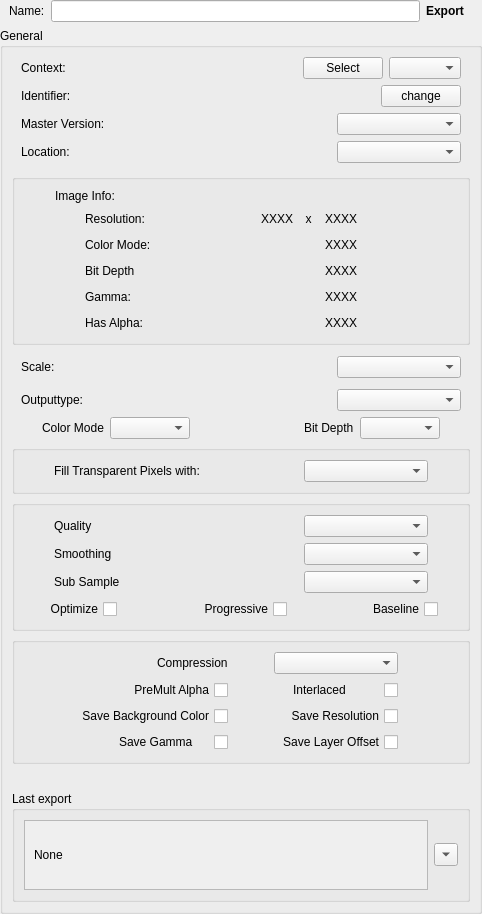
<?xml version="1.0" encoding="UTF-8"?>
<ui version="4.0">
 <class>wg_Gimp_Export</class>
 <widget class="QWidget" name="wg_Gimp_Export">
  <property name="geometry">
   <rect>
    <x>0</x>
    <y>0</y>
    <width>482</width>
    <height>914</height>
   </rect>
  </property>
  <property name="windowTitle">
   <string>Export</string>
  </property>
  <layout class="QVBoxLayout" name="verticalLayout">
   <property name="leftMargin">
    <number>0</number>
   </property>
   <property name="topMargin">
    <number>0</number>
   </property>
   <property name="rightMargin">
    <number>0</number>
   </property>
   <property name="bottomMargin">
    <number>0</number>
   </property>
   <item>
    <widget class="QWidget" name="w_name" native="true">
     <layout class="QHBoxLayout" name="horizontalLayout_5">
      <property name="leftMargin">
       <number>9</number>
      </property>
      <property name="topMargin">
       <number>0</number>
      </property>
      <property name="rightMargin">
       <number>18</number>
      </property>
      <property name="bottomMargin">
       <number>0</number>
      </property>
      <item>
       <widget class="QLabel" name="l_name">
        <property name="text">
         <string>Name:</string>
        </property>
       </widget>
      </item>
      <item>
       <widget class="QLineEdit" name="e_name">
        <property name="minimumSize">
         <size>
          <width>0</width>
          <height>0</height>
         </size>
        </property>
        <property name="maximumSize">
         <size>
          <width>9999</width>
          <height>16777215</height>
         </size>
        </property>
       </widget>
      </item>
      <item>
       <widget class="QLabel" name="l_class">
        <property name="font">
         <font>
          <bold>true</bold>
         </font>
        </property>
        <property name="text">
         <string>Export</string>
        </property>
       </widget>
      </item>
     </layout>
    </widget>
   </item>
   <item>
    <widget class="QGroupBox" name="gb_export">
     <property name="enabled">
      <bool>true</bool>
     </property>
     <property name="title">
      <string>General</string>
     </property>
     <layout class="QVBoxLayout" name="verticalLayout_2">
      <item>
       <widget class="QWidget" name="w_context" native="true">
        <layout class="QHBoxLayout" name="horizontalLayout_10">
         <property name="leftMargin">
          <number>9</number>
         </property>
         <property name="topMargin">
          <number>0</number>
         </property>
         <property name="rightMargin">
          <number>9</number>
         </property>
         <property name="bottomMargin">
          <number>0</number>
         </property>
         <item>
          <widget class="QLabel" name="label_4">
           <property name="text">
            <string>Context:</string>
           </property>
          </widget>
         </item>
         <item>
          <spacer name="horizontalSpacer_5">
           <property name="orientation">
            <enum>Qt::Horizontal</enum>
           </property>
           <property name="sizeHint" stdset="0">
            <size>
             <width>37</width>
             <height>20</height>
            </size>
           </property>
          </spacer>
         </item>
         <item>
          <widget class="QLabel" name="l_context">
           <property name="text">
            <string/>
           </property>
          </widget>
         </item>
         <item>
          <spacer name="horizontalSpacer">
           <property name="orientation">
            <enum>Qt::Horizontal</enum>
           </property>
           <property name="sizeHint" stdset="0">
            <size>
             <width>40</width>
             <height>20</height>
            </size>
           </property>
          </spacer>
         </item>
         <item>
          <widget class="QPushButton" name="b_context">
           <property name="text">
            <string>Select</string>
           </property>
          </widget>
         </item>
         <item>
          <widget class="QComboBox" name="cb_context"/>
         </item>
        </layout>
       </widget>
      </item>
      <item>
       <widget class="QWidget" name="w_taskname" native="true">
        <layout class="QHBoxLayout" name="horizontalLayout_4">
         <property name="leftMargin">
          <number>9</number>
         </property>
         <property name="topMargin">
          <number>0</number>
         </property>
         <property name="rightMargin">
          <number>9</number>
         </property>
         <property name="bottomMargin">
          <number>0</number>
         </property>
         <item>
          <widget class="QLabel" name="l_tasklabel">
           <property name="text">
            <string>Identifier:</string>
           </property>
          </widget>
         </item>
         <item>
          <widget class="QLabel" name="l_taskName">
           <property name="sizePolicy">
            <sizepolicy hsizetype="Expanding" vsizetype="Preferred">
             <horstretch>0</horstretch>
             <verstretch>0</verstretch>
            </sizepolicy>
           </property>
           <property name="text">
            <string/>
           </property>
           <property name="alignment">
            <set>Qt::AlignCenter</set>
           </property>
          </widget>
         </item>
         <item>
          <widget class="QPushButton" name="b_changeTask">
           <property name="enabled">
            <bool>true</bool>
           </property>
           <property name="focusPolicy">
            <enum>Qt::NoFocus</enum>
           </property>
           <property name="text">
            <string>change</string>
           </property>
          </widget>
         </item>
        </layout>
       </widget>
      </item>
      <item>
       <widget class="QWidget" name="w_master" native="true">
        <layout class="QHBoxLayout" name="horizontalLayout_20">
         <property name="spacing">
          <number>0</number>
         </property>
         <property name="leftMargin">
          <number>9</number>
         </property>
         <property name="topMargin">
          <number>0</number>
         </property>
         <property name="rightMargin">
          <number>9</number>
         </property>
         <property name="bottomMargin">
          <number>0</number>
         </property>
         <item>
          <widget class="QLabel" name="l_master">
           <property name="text">
            <string>Master Version:</string>
           </property>
          </widget>
         </item>
         <item>
          <spacer name="horizontalSpacer_29">
           <property name="orientation">
            <enum>Qt::Horizontal</enum>
           </property>
           <property name="sizeHint" stdset="0">
            <size>
             <width>113</width>
             <height>20</height>
            </size>
           </property>
          </spacer>
         </item>
         <item>
          <widget class="QComboBox" name="cb_master">
           <property name="minimumSize">
            <size>
             <width>124</width>
             <height>0</height>
            </size>
           </property>
          </widget>
         </item>
        </layout>
       </widget>
      </item>
      <item>
       <widget class="QWidget" name="w_outPath" native="true">
        <layout class="QHBoxLayout" name="horizontalLayout_11">
         <property name="spacing">
          <number>0</number>
         </property>
         <property name="leftMargin">
          <number>9</number>
         </property>
         <property name="topMargin">
          <number>0</number>
         </property>
         <property name="rightMargin">
          <number>9</number>
         </property>
         <property name="bottomMargin">
          <number>0</number>
         </property>
         <item>
          <widget class="QLabel" name="l_outPath">
           <property name="text">
            <string>Location:</string>
           </property>
          </widget>
         </item>
         <item>
          <spacer name="horizontalSpacer_6">
           <property name="orientation">
            <enum>Qt::Horizontal</enum>
           </property>
           <property name="sizeHint" stdset="0">
            <size>
             <width>113</width>
             <height>20</height>
            </size>
           </property>
          </spacer>
         </item>
         <item>
          <widget class="QComboBox" name="cb_outPath">
           <property name="minimumSize">
            <size>
             <width>124</width>
             <height>0</height>
            </size>
           </property>
          </widget>
         </item>
        </layout>
       </widget>
      </item>
      <item>
       <spacer name="verticalSpacer_2">
        <property name="orientation">
         <enum>Qt::Vertical</enum>
        </property>
        <property name="sizeType">
         <enum>QSizePolicy::Fixed</enum>
        </property>
        <property name="sizeHint" stdset="0">
         <size>
          <width>20</width>
          <height>5</height>
         </size>
        </property>
       </spacer>
      </item>
      <item>
       <widget class="QGroupBox" name="bg_imageSpecs">
        <layout class="QVBoxLayout" name="w_imageSpecs">
         <property name="leftMargin">
          <number>40</number>
         </property>
         <property name="rightMargin">
          <number>80</number>
         </property>
         <item>
          <layout class="QHBoxLayout" name="w_imageSpecsLabel">
           <item>
            <widget class="QLabel" name="l_imageSpecs">
             <property name="text">
              <string>Image Info:</string>
             </property>
            </widget>
           </item>
          </layout>
         </item>
         <item>
          <layout class="QHBoxLayout" name="w_specs_resolution">
           <property name="leftMargin">
            <number>30</number>
           </property>
           <property name="rightMargin">
            <number>30</number>
           </property>
           <item>
            <widget class="QLabel" name="l_spec_rezLabel">
             <property name="text">
              <string>Resolution:</string>
             </property>
            </widget>
           </item>
           <item>
            <spacer name="horizontalSpacer_13">
             <property name="orientation">
              <enum>Qt::Horizontal</enum>
             </property>
             <property name="sizeHint" stdset="0">
              <size>
               <width>40</width>
               <height>20</height>
              </size>
             </property>
            </spacer>
           </item>
           <item>
            <widget class="QLabel" name="l_specs_Xrez">
             <property name="text">
              <string>XXXX</string>
             </property>
            </widget>
           </item>
           <item>
            <widget class="QLabel" name="l_specs_rezXtext">
             <property name="text">
              <string>  x  </string>
             </property>
            </widget>
           </item>
           <item>
            <widget class="QLabel" name="l_specs_Yrez">
             <property name="text">
              <string>XXXX</string>
             </property>
            </widget>
           </item>
          </layout>
         </item>
         <item>
          <layout class="QHBoxLayout" name="w_specs_ColorMode">
           <property name="leftMargin">
            <number>30</number>
           </property>
           <property name="rightMargin">
            <number>30</number>
           </property>
           <item>
            <widget class="QLabel" name="l_specs_ColorMode_text">
             <property name="text">
              <string>Color Mode:</string>
             </property>
            </widget>
           </item>
           <item>
            <spacer name="horizontalSpacer_14">
             <property name="orientation">
              <enum>Qt::Horizontal</enum>
             </property>
             <property name="sizeHint" stdset="0">
              <size>
               <width>40</width>
               <height>20</height>
              </size>
             </property>
            </spacer>
           </item>
           <item>
            <widget class="QLabel" name="l_specs_ColorMode">
             <property name="text">
              <string>XXXX</string>
             </property>
            </widget>
           </item>
          </layout>
         </item>
         <item>
          <layout class="QHBoxLayout" name="w_specs_BitDepth">
           <property name="leftMargin">
            <number>30</number>
           </property>
           <property name="rightMargin">
            <number>30</number>
           </property>
           <item>
            <widget class="QLabel" name="l_specs_BitDepth_text">
             <property name="text">
              <string>Bit Depth</string>
             </property>
            </widget>
           </item>
           <item>
            <spacer name="horizontalSpacer_17">
             <property name="orientation">
              <enum>Qt::Horizontal</enum>
             </property>
             <property name="sizeHint" stdset="0">
              <size>
               <width>40</width>
               <height>20</height>
              </size>
             </property>
            </spacer>
           </item>
           <item>
            <widget class="QLabel" name="l_specs_BitDepth">
             <property name="text">
              <string>XXXX</string>
             </property>
            </widget>
           </item>
          </layout>
         </item>
         <item>
          <layout class="QHBoxLayout" name="w_specs_Gamma">
           <property name="leftMargin">
            <number>30</number>
           </property>
           <property name="rightMargin">
            <number>30</number>
           </property>
           <item>
            <widget class="QLabel" name="l_specs_Gamma_text">
             <property name="text">
              <string>Gamma:</string>
             </property>
            </widget>
           </item>
           <item>
            <spacer name="horizontalSpacer_20">
             <property name="orientation">
              <enum>Qt::Horizontal</enum>
             </property>
             <property name="sizeHint" stdset="0">
              <size>
               <width>40</width>
               <height>20</height>
              </size>
             </property>
            </spacer>
           </item>
           <item>
            <widget class="QLabel" name="l_specs_Gamma">
             <property name="text">
              <string>XXXX</string>
             </property>
            </widget>
           </item>
          </layout>
         </item>
         <item>
          <layout class="QHBoxLayout" name="w_specs_Alpha">
           <property name="leftMargin">
            <number>30</number>
           </property>
           <property name="rightMargin">
            <number>30</number>
           </property>
           <item>
            <widget class="QLabel" name="l_specs_Alpha_text">
             <property name="text">
              <string>Has Alpha:</string>
             </property>
            </widget>
           </item>
           <item>
            <spacer name="horizontalSpacer_19">
             <property name="orientation">
              <enum>Qt::Horizontal</enum>
             </property>
             <property name="sizeHint" stdset="0">
              <size>
               <width>40</width>
               <height>20</height>
              </size>
             </property>
            </spacer>
           </item>
           <item>
            <widget class="QLabel" name="l_specs_Alpha">
             <property name="text">
              <string>XXXX</string>
             </property>
            </widget>
           </item>
          </layout>
         </item>
        </layout>
       </widget>
      </item>
      <item>
       <spacer name="verticalSpacer_4">
        <property name="orientation">
         <enum>Qt::Vertical</enum>
        </property>
        <property name="sizeType">
         <enum>QSizePolicy::Fixed</enum>
        </property>
        <property name="sizeHint" stdset="0">
         <size>
          <width>20</width>
          <height>5</height>
         </size>
        </property>
       </spacer>
      </item>
      <item>
       <widget class="QWidget" name="w_scale" native="true">
        <layout class="QHBoxLayout" name="horizontalLayout_14">
         <property name="spacing">
          <number>0</number>
         </property>
         <property name="leftMargin">
          <number>9</number>
         </property>
         <property name="topMargin">
          <number>0</number>
         </property>
         <property name="rightMargin">
          <number>9</number>
         </property>
         <property name="bottomMargin">
          <number>0</number>
         </property>
         <item>
          <widget class="QLabel" name="l_scale">
           <property name="text">
            <string>Scale:</string>
           </property>
          </widget>
         </item>
         <item>
          <spacer name="horizontalSpacer_12">
           <property name="orientation">
            <enum>Qt::Horizontal</enum>
           </property>
           <property name="sizeHint" stdset="0">
            <size>
             <width>113</width>
             <height>20</height>
            </size>
           </property>
          </spacer>
         </item>
         <item>
          <widget class="QComboBox" name="cb_scale">
           <property name="minimumSize">
            <size>
             <width>124</width>
             <height>0</height>
            </size>
           </property>
          </widget>
         </item>
        </layout>
       </widget>
      </item>
      <item>
       <spacer name="verticalSpacer">
        <property name="orientation">
         <enum>Qt::Vertical</enum>
        </property>
        <property name="sizeType">
         <enum>QSizePolicy::Fixed</enum>
        </property>
        <property name="sizeHint" stdset="0">
         <size>
          <width>20</width>
          <height>5</height>
         </size>
        </property>
       </spacer>
      </item>
      <item>
       <widget class="QWidget" name="w_outType" native="true">
        <layout class="QHBoxLayout" name="horizontalLayout_9">
         <property name="spacing">
          <number>0</number>
         </property>
         <property name="leftMargin">
          <number>9</number>
         </property>
         <property name="topMargin">
          <number>0</number>
         </property>
         <property name="rightMargin">
          <number>9</number>
         </property>
         <property name="bottomMargin">
          <number>0</number>
         </property>
         <item>
          <widget class="QLabel" name="l_outType">
           <property name="text">
            <string>Outputtype:</string>
           </property>
          </widget>
         </item>
         <item>
          <spacer name="horizontalSpacer_3">
           <property name="orientation">
            <enum>Qt::Horizontal</enum>
           </property>
           <property name="sizeHint" stdset="0">
            <size>
             <width>113</width>
             <height>20</height>
            </size>
           </property>
          </spacer>
         </item>
         <item>
          <widget class="QComboBox" name="cb_format">
           <property name="minimumSize">
            <size>
             <width>124</width>
             <height>0</height>
            </size>
           </property>
          </widget>
         </item>
        </layout>
       </widget>
      </item>
      <item>
       <layout class="QHBoxLayout" name="w_imageOptions">
        <property name="leftMargin">
         <number>30</number>
        </property>
        <property name="rightMargin">
         <number>30</number>
        </property>
        <item>
         <widget class="QLabel" name="l_colorMode">
          <property name="text">
           <string>Color Mode</string>
          </property>
         </widget>
        </item>
        <item>
         <widget class="QComboBox" name="cb_colorMode">
          <property name="minimumSize">
           <size>
            <width>80</width>
            <height>0</height>
           </size>
          </property>
          <property name="currentIndex">
           <number>-1</number>
          </property>
         </widget>
        </item>
        <item>
         <spacer name="horizontalSpacer_9">
          <property name="orientation">
           <enum>Qt::Horizontal</enum>
          </property>
          <property name="sizeHint" stdset="0">
           <size>
            <width>40</width>
            <height>20</height>
           </size>
          </property>
         </spacer>
        </item>
        <item>
         <widget class="QLabel" name="l_bitDepth">
          <property name="text">
           <string>Bit Depth</string>
          </property>
         </widget>
        </item>
        <item>
         <widget class="QComboBox" name="cb_bitDepth">
          <property name="minimumSize">
           <size>
            <width>80</width>
            <height>0</height>
           </size>
          </property>
          <property name="currentIndex">
           <number>-1</number>
          </property>
         </widget>
        </item>
       </layout>
      </item>
      <item>
       <widget class="QGroupBox" name="gb_alphaFill">
        <property name="enabled">
         <bool>true</bool>
        </property>
        <layout class="QVBoxLayout" name="gb_jpg_options_2">
         <item>
          <layout class="QHBoxLayout" name="w_alphaFill">
           <property name="leftMargin">
            <number>30</number>
           </property>
           <property name="rightMargin">
            <number>30</number>
           </property>
           <item>
            <widget class="QLabel" name="l_alphaFill">
             <property name="text">
              <string>Fill Transparent Pixels with:</string>
             </property>
            </widget>
           </item>
           <item>
            <spacer name="horizontalSpacer_11">
             <property name="orientation">
              <enum>Qt::Horizontal</enum>
             </property>
             <property name="sizeHint" stdset="0">
              <size>
               <width>40</width>
               <height>20</height>
              </size>
             </property>
            </spacer>
           </item>
           <item>
            <widget class="QComboBox" name="cb_alphaFill">
             <property name="minimumSize">
              <size>
               <width>124</width>
               <height>0</height>
              </size>
             </property>
             <property name="currentIndex">
              <number>-1</number>
             </property>
            </widget>
           </item>
          </layout>
         </item>
        </layout>
       </widget>
      </item>
      <item>
       <widget class="QGroupBox" name="gb_jpgOptions">
        <property name="enabled">
         <bool>true</bool>
        </property>
        <layout class="QVBoxLayout" name="gb_jpg_options">
         <item>
          <layout class="QHBoxLayout" name="w_jpg_qual">
           <property name="leftMargin">
            <number>30</number>
           </property>
           <property name="rightMargin">
            <number>30</number>
           </property>
           <item>
            <widget class="QLabel" name="l_jpg_qual">
             <property name="text">
              <string>Quality</string>
             </property>
            </widget>
           </item>
           <item>
            <spacer name="horizontalSpacer_8">
             <property name="orientation">
              <enum>Qt::Horizontal</enum>
             </property>
             <property name="sizeHint" stdset="0">
              <size>
               <width>40</width>
               <height>20</height>
              </size>
             </property>
            </spacer>
           </item>
           <item>
            <widget class="QComboBox" name="cb_jpg_qual">
             <property name="minimumSize">
              <size>
               <width>124</width>
               <height>0</height>
              </size>
             </property>
             <property name="currentIndex">
              <number>-1</number>
             </property>
            </widget>
           </item>
          </layout>
         </item>
         <item>
          <layout class="QHBoxLayout" name="w_jpg_smooth">
           <property name="leftMargin">
            <number>30</number>
           </property>
           <property name="rightMargin">
            <number>30</number>
           </property>
           <item>
            <widget class="QLabel" name="l_jpg_smooth">
             <property name="text">
              <string>Smoothing</string>
             </property>
            </widget>
           </item>
           <item>
            <spacer name="horizontalSpacer_2">
             <property name="orientation">
              <enum>Qt::Horizontal</enum>
             </property>
             <property name="sizeHint" stdset="0">
              <size>
               <width>40</width>
               <height>20</height>
              </size>
             </property>
            </spacer>
           </item>
           <item>
            <widget class="QComboBox" name="cb_jpg_smooth">
             <property name="minimumSize">
              <size>
               <width>124</width>
               <height>0</height>
              </size>
             </property>
             <property name="currentIndex">
              <number>-1</number>
             </property>
            </widget>
           </item>
          </layout>
         </item>
         <item>
          <layout class="QHBoxLayout" name="w_jpg_subSample">
           <property name="leftMargin">
            <number>30</number>
           </property>
           <property name="rightMargin">
            <number>30</number>
           </property>
           <item>
            <widget class="QLabel" name="l_jpg_subSample">
             <property name="text">
              <string>Sub Sample</string>
             </property>
            </widget>
           </item>
           <item>
            <spacer name="horizontalSpacer_10">
             <property name="orientation">
              <enum>Qt::Horizontal</enum>
             </property>
             <property name="sizeHint" stdset="0">
              <size>
               <width>40</width>
               <height>20</height>
              </size>
             </property>
            </spacer>
           </item>
           <item>
            <widget class="QComboBox" name="cb_jpg_subSample">
             <property name="minimumSize">
              <size>
               <width>124</width>
               <height>0</height>
              </size>
             </property>
             <property name="currentIndex">
              <number>-1</number>
             </property>
            </widget>
           </item>
          </layout>
         </item>
         <item>
          <layout class="QHBoxLayout" name="w_jpg_options">
           <property name="leftMargin">
            <number>20</number>
           </property>
           <property name="rightMargin">
            <number>20</number>
           </property>
           <item>
            <widget class="QCheckBox" name="chb_jpg_optimize">
             <property name="layoutDirection">
              <enum>Qt::RightToLeft</enum>
             </property>
             <property name="text">
              <string>Optimize</string>
             </property>
            </widget>
           </item>
           <item>
            <spacer name="horizontalSpacer_7">
             <property name="orientation">
              <enum>Qt::Horizontal</enum>
             </property>
             <property name="sizeHint" stdset="0">
              <size>
               <width>40</width>
               <height>20</height>
              </size>
             </property>
            </spacer>
           </item>
           <item>
            <widget class="QCheckBox" name="chb_jpg_progressive">
             <property name="layoutDirection">
              <enum>Qt::RightToLeft</enum>
             </property>
             <property name="text">
              <string>Progressive</string>
             </property>
            </widget>
           </item>
           <item>
            <spacer name="horizontalSpacer_4">
             <property name="orientation">
              <enum>Qt::Horizontal</enum>
             </property>
             <property name="sizeHint" stdset="0">
              <size>
               <width>40</width>
               <height>20</height>
              </size>
             </property>
            </spacer>
           </item>
           <item>
            <widget class="QCheckBox" name="chb_jpg_baseline">
             <property name="layoutDirection">
              <enum>Qt::RightToLeft</enum>
             </property>
             <property name="text">
              <string>Baseline</string>
             </property>
            </widget>
           </item>
          </layout>
         </item>
        </layout>
       </widget>
      </item>
      <item>
       <widget class="QGroupBox" name="gb_pngOptions">
        <property name="enabled">
         <bool>true</bool>
        </property>
        <layout class="QVBoxLayout" name="gb_jpg_options_5">
         <item>
          <layout class="QHBoxLayout" name="horizontalLayout">
           <item>
            <layout class="QVBoxLayout" name="verticalLayout_6">
             <property name="rightMargin">
              <number>40</number>
             </property>
             <item>
              <layout class="QHBoxLayout" name="horizontalLayout_2">
               <item>
                <spacer name="horizontalSpacer_24">
                 <property name="orientation">
                  <enum>Qt::Horizontal</enum>
                 </property>
                 <property name="sizeHint" stdset="0">
                  <size>
                   <width>40</width>
                   <height>20</height>
                  </size>
                 </property>
                </spacer>
               </item>
               <item>
                <widget class="QLabel" name="l_png_compress">
                 <property name="layoutDirection">
                  <enum>Qt::RightToLeft</enum>
                 </property>
                 <property name="text">
                  <string>Compression</string>
                 </property>
                </widget>
               </item>
              </layout>
             </item>
             <item>
              <widget class="QCheckBox" name="chb_png_alphaColor">
               <property name="layoutDirection">
                <enum>Qt::RightToLeft</enum>
               </property>
               <property name="text">
                <string>PreMult Alpha</string>
               </property>
              </widget>
             </item>
             <item>
              <widget class="QCheckBox" name="chb_png_bgColor">
               <property name="layoutDirection">
                <enum>Qt::RightToLeft</enum>
               </property>
               <property name="text">
                <string>Save Background Color</string>
               </property>
              </widget>
             </item>
             <item>
              <widget class="QCheckBox" name="chb_png_gamma">
               <property name="layoutDirection">
                <enum>Qt::RightToLeft</enum>
               </property>
               <property name="text">
                <string>Save Gamma     </string>
               </property>
              </widget>
             </item>
            </layout>
           </item>
           <item>
            <layout class="QVBoxLayout" name="verticalLayout_5">
             <property name="rightMargin">
              <number>60</number>
             </property>
             <item>
              <widget class="QComboBox" name="cb_png_compress">
               <property name="minimumSize">
                <size>
                 <width>124</width>
                 <height>0</height>
                </size>
               </property>
               <property name="currentIndex">
                <number>-1</number>
               </property>
              </widget>
             </item>
             <item>
              <widget class="QCheckBox" name="chb_png_interlaced">
               <property name="layoutDirection">
                <enum>Qt::RightToLeft</enum>
               </property>
               <property name="text">
                <string>Interlaced          </string>
               </property>
              </widget>
             </item>
             <item>
              <widget class="QCheckBox" name="chb_png_rez">
               <property name="layoutDirection">
                <enum>Qt::RightToLeft</enum>
               </property>
               <property name="text">
                <string>Save Resolution</string>
               </property>
              </widget>
             </item>
             <item>
              <widget class="QCheckBox" name="chb_png_layerOffset">
               <property name="layoutDirection">
                <enum>Qt::RightToLeft</enum>
               </property>
               <property name="text">
                <string>Save Layer Offset</string>
               </property>
              </widget>
             </item>
            </layout>
           </item>
          </layout>
         </item>
        </layout>
       </widget>
      </item>
      <item>
       <spacer name="verticalSpacer_3">
        <property name="orientation">
         <enum>Qt::Vertical</enum>
        </property>
        <property name="sizeHint" stdset="0">
         <size>
          <width>20</width>
          <height>40</height>
         </size>
        </property>
       </spacer>
      </item>
      <item>
       <widget class="QGroupBox" name="gb_previous">
        <property name="title">
         <string>Last export</string>
        </property>
        <layout class="QHBoxLayout" name="horizontalLayout_13">
         <property name="leftMargin">
          <number>9</number>
         </property>
         <property name="topMargin">
          <number>9</number>
         </property>
         <property name="rightMargin">
          <number>9</number>
         </property>
         <property name="bottomMargin">
          <number>9</number>
         </property>
         <item>
          <widget class="QScrollArea" name="scrollArea">
           <property name="widgetResizable">
            <bool>true</bool>
           </property>
           <widget class="QWidget" name="scrollAreaWidgetContents">
            <property name="geometry">
             <rect>
              <x>0</x>
              <y>0</y>
              <width>411</width>
              <height>69</height>
             </rect>
            </property>
            <layout class="QHBoxLayout" name="horizontalLayout_12">
             <item>
              <widget class="QLabel" name="l_pathLast">
               <property name="text">
                <string>None</string>
               </property>
              </widget>
             </item>
            </layout>
           </widget>
          </widget>
         </item>
         <item>
          <widget class="QToolButton" name="b_pathLast">
           <property name="enabled">
            <bool>true</bool>
           </property>
           <property name="text">
            <string>...</string>
           </property>
           <property name="arrowType">
            <enum>Qt::DownArrow</enum>
           </property>
          </widget>
         </item>
        </layout>
       </widget>
      </item>
     </layout>
    </widget>
   </item>
  </layout>
 </widget>
 <tabstops>
  <tabstop>e_name</tabstop>
  <tabstop>b_context</tabstop>
  <tabstop>cb_context</tabstop>
  <tabstop>cb_outPath</tabstop>
  <tabstop>cb_format</tabstop>
  <tabstop>scrollArea</tabstop>
  <tabstop>b_pathLast</tabstop>
 </tabstops>
 <resources/>
 <connections/>
</ui>
